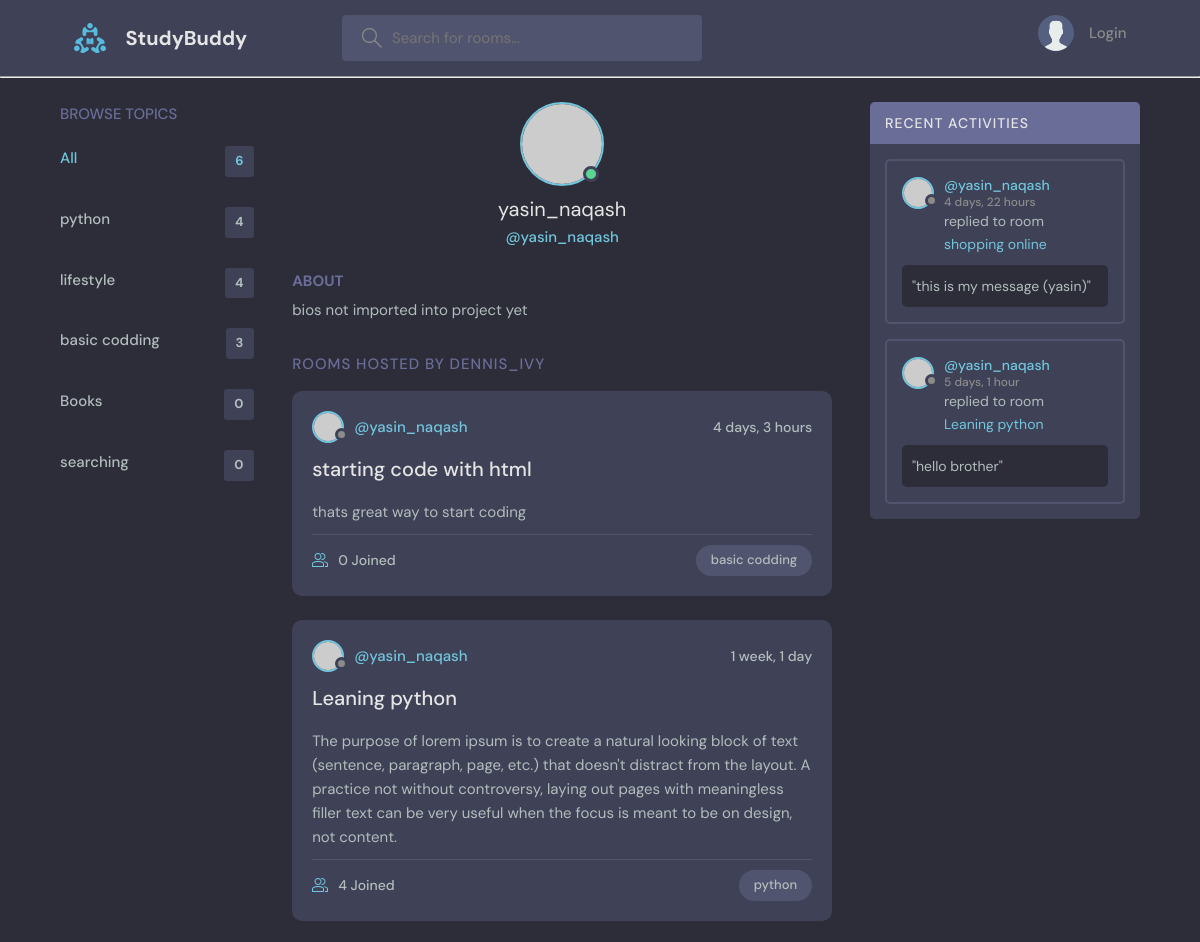
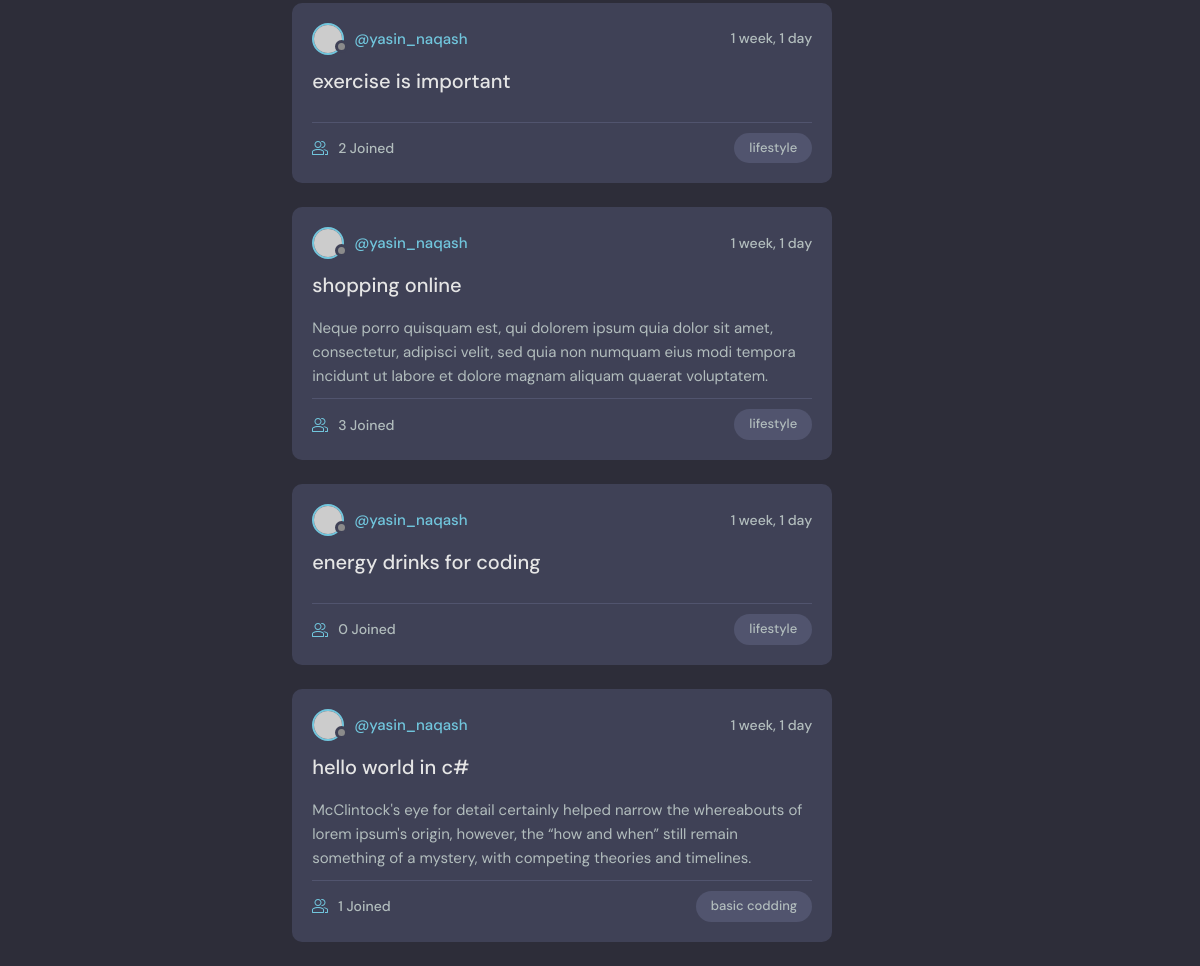
The app's page /profile/2/ with its own data (2 pictures, top to bottom).
### base/models.py (models this page shows)
class Topic(models.Model):
    name = models.CharField(max_length=200)
    def __str__ (self):
        return self.name

class Room(models.Model):
    host = models.ForeignKey(User, on_delete=models.SET_NULL,null=True)
    topic = models.ForeignKey('Topic', on_delete=models.SET_NULL,null=True)
    name = models.CharField(max_length=200)
    description = models.TextField(null=True,blank=True)
    participants = models.ManyToManyField(User,related_name='participants',blank=True)
    updated = models.DateTimeField(auto_now=True)
    created = models.DateTimeField(auto_now_add=True)
    class Meta:
        ordering = ['-updated','-created']
    def __str__(self) -> str:
        return self.name

class Message(models.Model):
    user = models.ForeignKey(User,on_delete=models.CASCADE,null=True)
    room = models.ForeignKey(Room,on_delete=models.CASCADE,null=True)
    body = models.TextField()
    updated = models.DateTimeField(auto_now=True)
    created = models.DateTimeField(auto_now_add=True)
    class Meta:
        ordering = ['-updated','-created']
    def __str__ (self):
        return self.body[0:50]

### base/views.py (the view)
# urls.py: path('profile/<str:pk>/',views.profile,name='profileurl'),
def profile(request,pk):
    q = request.GET.get('q') if request.GET.get('q') is not None else ''
    topics = Topic.objects.all()
    user = User.objects.get(id=pk)
    rooms=Room.objects.filter(Q(topic__name__icontains=q)|Q(description__icontains=q)|Q(name__icontains=q),host=user)
    recent_messages=Message.objects.filter(user=user)[:5]
    context = {'user':user,'topics':topics,'rooms':rooms,'recent_messages':recent_messages}
    return render (request,'base/profile.html',context)

### base/templates/base/profile.html (shortened to what this page needs)
{% extends 'main.html' %}
{% block content %}
  <main class="profile-page layout layout--3">
    <div class="container">
      {% include 'base/topics_component.html' %}
      <div class="roomList">
        <div class="profile">
          <div class="profile__avatar">
            <div class="avatar avatar--large active">
              <img src="https://randomuser.me/api/portraits/men/11.jpg" />
            </div>
          </div>
          <div class="profile__info">
            <h3>{{user.username}}</h3>
            <p><a href="{% url 'profileurl' user.id %}">@{{user.username}}</a></p>
          </div>
          <div class="profile__about">
            <h3>About</h3>
            <p>
              bios not imported into project yet
            </p>
          </div>
        </div>
        <div class="roomList__header">
          <div>
            <h2>Rooms Hosted by dennis_ivy</a>
            </h2>
          </div>
        </div>
        {% include 'base/feed_component.html' %}
      </div>
      <div class="activities">
        <div class="activities__header">
          <h2>Recent Activities</h2>
        </div>
        {% include 'base/activity_component.html' %}
    </div>
  </main>
{% endblock %}

### base/templates/base/topics_component.html
<div class="topics">
    <div class="topics__header">
      <h2>Browse Topics</h2>
    </div>
    <ul class="topics__list">
      <li>
        <a href="{% url 'homeurl' %}" class="active">All <span>{{rooms.count}}</span></a>
      </li>
      {% for topic in topics %}
        <li>
            <a href="{% url 'homeurl' %}?q={{topic.name}}">{{topic.name}}<span>{{topic.room_set.all.count}}</span></a>
        </li>
        {% endfor %}
    </ul>
  </div>

### base/templates/base/feed_component.html (shortened to what this page needs)
        {% for room in rooms %}
        <div class="roomListRoom">
                <div class="roomListRoom__header">
                  <a href="{% url 'profileurl' room.host.id %}" class="roomListRoom__author">
                    <div class="avatar avatar--small">
                      <img src="https://randomuser.me/api/portraits/women/11.jpg" />
                    </div>
                    <span>@{{room.host.username}}</span>
                  </a>
                  <div class="roomListRoom__actions">
                    <span>{{room.created|timesince}}</span>
                  </div>
                </div>
                <div class="roomListRoom__content">
                  <a href="{% url 'roomurl' room.id %}">{{room.name}}</a>
                  <p>
                        {{room.description}}
                  </p>
                </div>
                <div class="roomListRoom__meta">
                  <a href="{% url 'roomurl' room.id %}" class="roomListRoom__joined">
                    {{room.participants.all.count}} Joined
                  </a>
                  <p class="roomListRoom__topic">{{room.topic}}</p>
                </div>
              </div>
              {% endfor %}

### base/templates/base/activity_component.html (shortened to what this page needs)
{% for recent_message in recent_messages %}
<div class="activities__box">
    <div class="activities__boxHeader roomListRoom__header">
      <a href="{% url 'profileurl' recent_message.room.host.id %}" class="roomListRoom__author">
        <div class="avatar avatar--small">
          <img src="https://randomuser.me/api/portraits/women/11.jpg" />
        </div>
        <p>
          @{{recent_message.user}}
          <span>{{recent_message.created|timesince}}</span>
        </p>
      </a>
    </div>
    <div class="activities__boxContent">
      <p>replied to room<a href="{% url 'roomurl' recent_message.room.id %}">{{recent_message.room}}</a></p>
      <div class="activities__boxRoomContent">
        "{{recent_message}}"
      </div>
    </div>
  </div>
  {% endfor %}

### records on screen
Topic: name "python", room_set.all.count "4"
Topic: name "lifestyle", room_set.all.count "4"
Topic: name "basic codding", room_set.all.count "3"
Topic: name "Books", room_set.all.count "0"
Topic: name "searching", room_set.all.count "0"
Room: host.username "yasin_naqash", created "4 days, 3 hours", name "starting code with html", description "thats great way to start coding", participants.all.count "0", topic "basic codding"
Room: host.username "yasin_naqash", created "1 week, 1 day", name "Leaning python", description "The purpose of lorem ipsum is to create a natural looking block of text (sentence, paragraph, page, etc.) that doesn't distract from the layout. A practice not without controversy, laying out pages with meaningless filler text can be very useful when the focus is meant to be on design, not content.", participants.all.count "4", topic "python"
Room: host.username "yasin_naqash", created "1 week, 1 day", name "exercise is important", participants.all.count "2", topic "lifestyle"
Room: host.username "yasin_naqash", created "1 week, 1 day", name "shopping online", description "Neque porro quisquam est, qui dolorem ipsum quia dolor sit amet, consectetur, adipisci velit, sed quia non numquam eius modi tempora incidunt ut labore et dolore magnam aliquam quaerat voluptatem.", participants.all.count "3", topic "lifestyle"
Room: host.username "yasin_naqash", created "1 week, 1 day", name "energy drinks for coding", participants.all.count "0", topic "lifestyle"
Room: host.username "yasin_naqash", created "1 week, 1 day", name "hello world in c#", description "McClintock's eye for detail certainly helped narrow the whereabouts of lorem ipsum's origin, however, the “how and when” still remain something of a mystery, with competing theories and timelines.", participants.all.count "1", topic "basic codding"
Message: user "yasin_naqash", created "4 days, 22 hours", room "shopping online", body "this is my message (yasin)"
Message: user "yasin_naqash", created "5 days, 1 hour", room "Leaning python", body "hello brother"

### other values on screen
{{ rooms.count }} "6"
{{ user.username }} "yasin_naqash"
